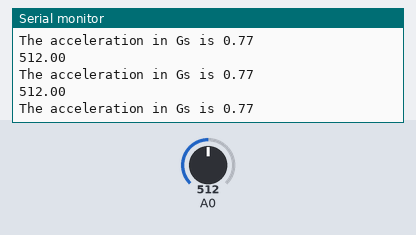
Simulated run of this sketch. Board: Arduino Uno, built with avr-gcc and run on an emulated ATmega328P. Shown: the last lines printed to the serial monitor. The test bench sets the inputs (shaded band); at power-on: A0 = 512.

Above: at 1.2 s.
1.3 s: A0 set to 940
At 1.9 s:
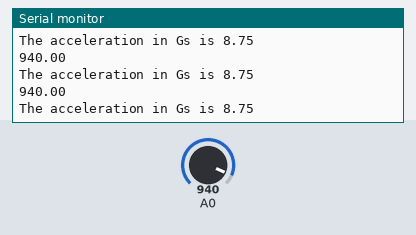
4.3 s: A0 set to 965
At 4.9 s:
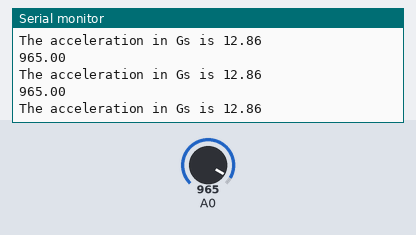
7.3 s: A0 set to 1010
At 8.1 s:
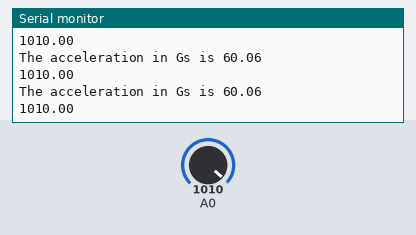
Timing chart, 0 to 10.3 s (numbered marks = the images above; inputs shaded):
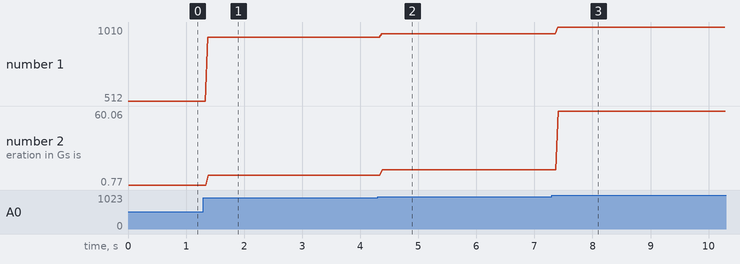

The sketch:

GMAX_part_one.ino
```cpp
float force_sensor_value;
float threshold = 10;
float ballMass = 0.189;

void setup() {
  Serial.begin(9600);
}
void loop() {
  force_sensor_value = analogRead(0);
  if(force_sensor_value > threshold) {
    Serial.println(force_sensor_value);
  } else {}
  delay(10);
  float forceInNewtons = ((((146) * force_sensor_value)/(1023 - force_sensor_value)) / 101.97);
  float accelerationInMetersPerSecond = forceInNewtons / ballMass;
  float accelerationInGs = accelerationInMetersPerSecond / 9.8;
  if (force_sensor_value > threshold) {
  Serial.println("The acceleration in Gs is " + String(accelerationInGs));
  } else {}
}
```

Measured:
- the behaviour switches between 999 and 1000 on A0 (found by bisection; images 2 and 3)
- after the input at 1.3 s, the serial monitor: prints a new line after 0.08 s (image 1)
- after the input at 4.3 s, the serial monitor: prints a new line after 0.07 s (image 2)
- after the input at 7.3 s, the serial monitor: prints a new line after 0.10 s (image 3)
- plotted number 1: 512 → 940 after the input at 1.3 s, 940 → 965 after the input at 4.3 s, 965 → 1010 after the input at 7.3 s
- plotted number 2: 0.77 → 8.75 after the input at 1.3 s, 8.75 → 12.86 after the input at 4.3 s, 12.86 → 60.06 after the input at 7.3 s
